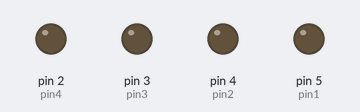
Bench run of a program on a simulated Arduino Mega 2560, built with avr-gcc and run on an emulated ATmega2560. Shown: output pins drawn as LEDs (lit = HIGH).

Above: at 0.5 s.
At 2.5 s:
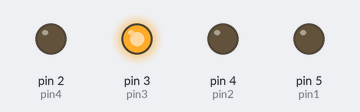
At 4.5 s:
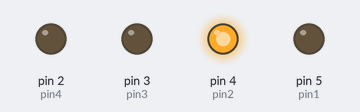
At 9.5 s:
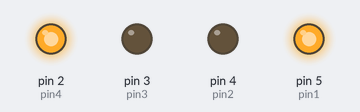
At 14.5 s:
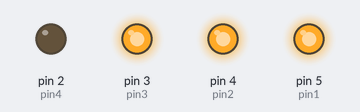
At 19.5 s:
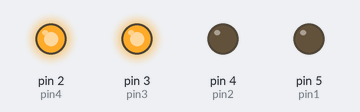
Timing chart, 0 to 20.8 s (numbered marks = the images above):
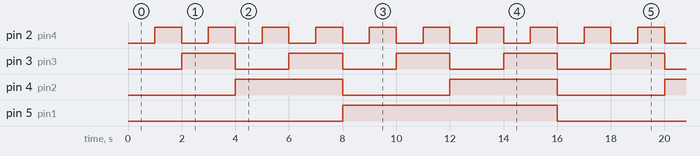

Measured:
- by itself, pin 2 (pin4): alternates HIGH for 1.0 s and LOW for 1.0 s
- by itself, pin 3 (pin3): alternates HIGH for 2.0 s and LOW for 2.0 s
- by itself, pin 4 (pin2): alternates HIGH for 4.0 s and LOW for 4.0 s
- by itself, pin 5 (pin1): alternates HIGH for 8.0 s and LOW for 8.0 s

The program:

main.cpp
```cpp
#include <Arduino.h>

int currentNum = 0;
int pin1 =  5;
int pin2 = 4;
int pin3 = 3;
int pin4 = 2;
int pinsArray[4] = {pin1, pin2, pin3, pin4 };


void setup() {
    pinMode(pin1, OUTPUT);
    pinMode(pin2, OUTPUT);
    pinMode(pin3, OUTPUT);
    pinMode(pin4, OUTPUT);
}


void wait() {
    delay(1000);
}

int toPinValue(char ch) {
    if (ch == '1') {
        return HIGH;
    } else {
        return LOW;
    }
}

void displayBinaryNum(char bin[4]) {
    int originalLength = 0;

    //
    for (int i = 0; i < 4; i++) {
        if (bin[i] == '\000') {
            break;
        }
        originalLength++;
    }

    int prependLength = 4 - originalLength;
    for (int i = 0; i < 4; i++) {
        if (i < prependLength) {
            digitalWrite(pinsArray[i], toPinValue('0'));
        } else {
            digitalWrite(pinsArray[i], toPinValue(bin[i - prependLength]));
        }
    }
}

void reset() {
    for (int i : pinsArray) {
        digitalWrite(i, toPinValue('0'));
    }
}

void loop() {
    char *binary = new char[4];

    itoa(currentNum, binary, 2);
    displayBinaryNum(binary);

    currentNum++;
    if (currentNum > 15) {
        currentNum = 0;
    }

    wait();
}
```
